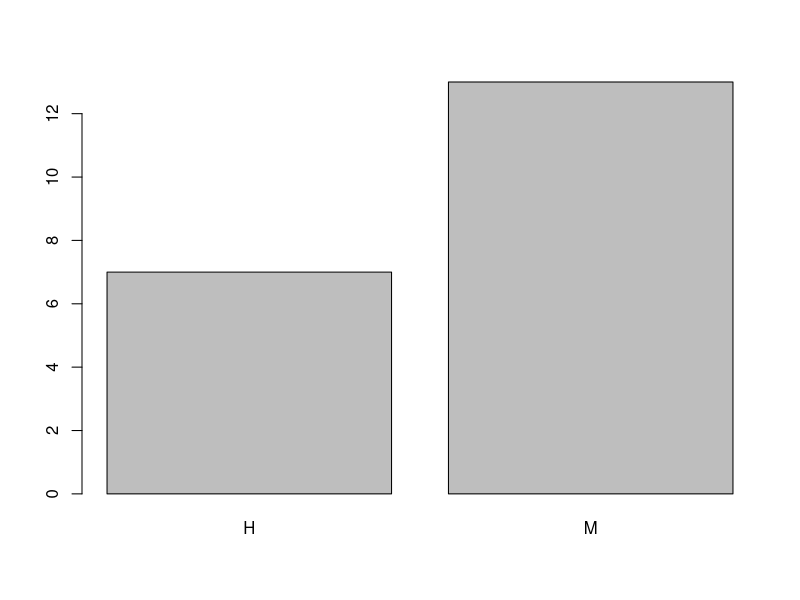
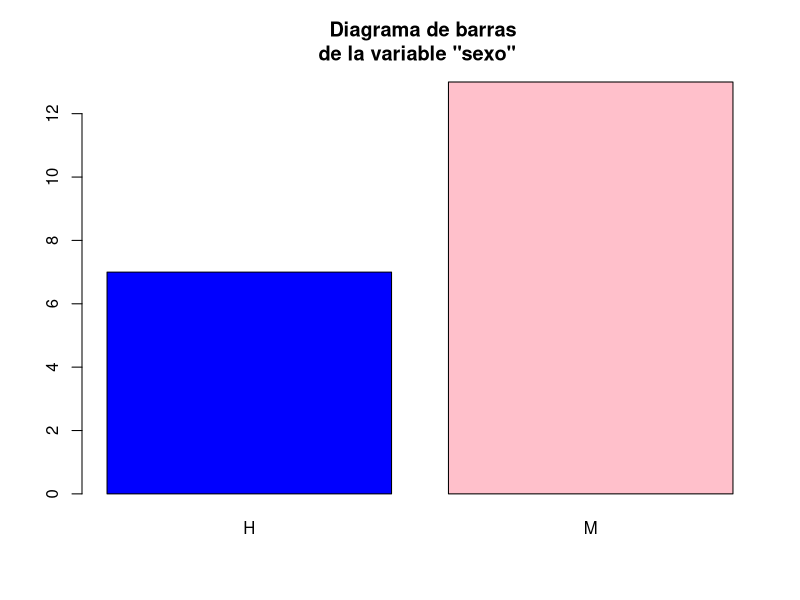
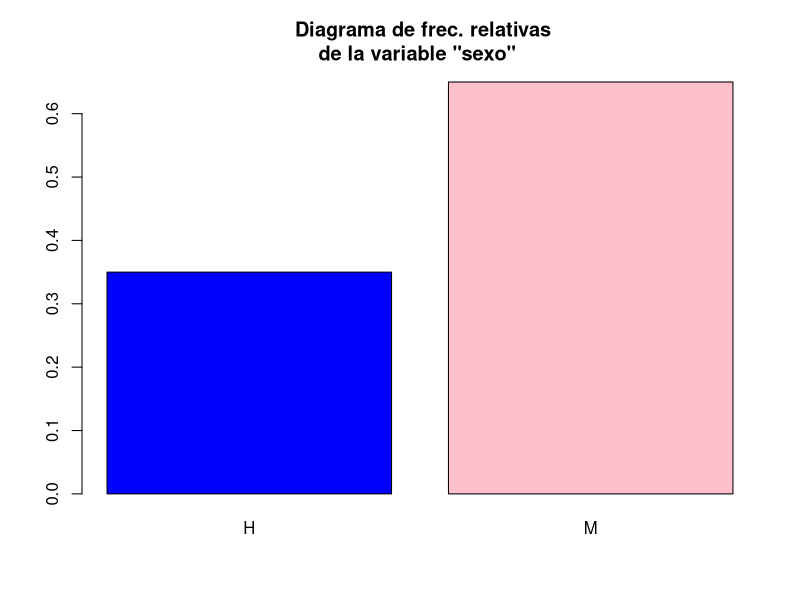
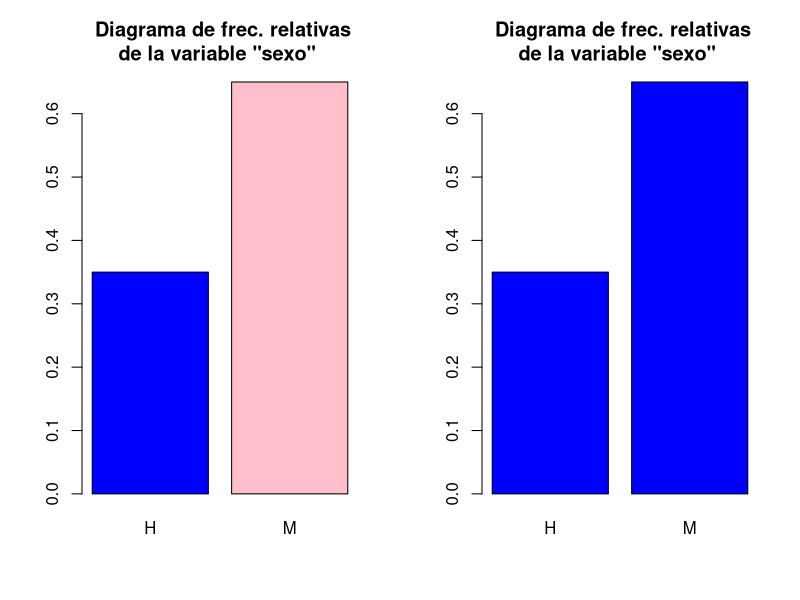
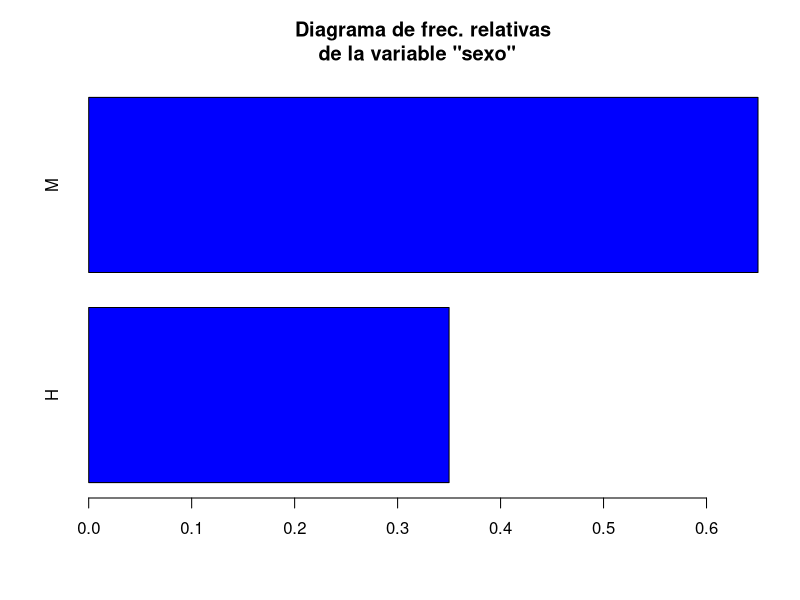
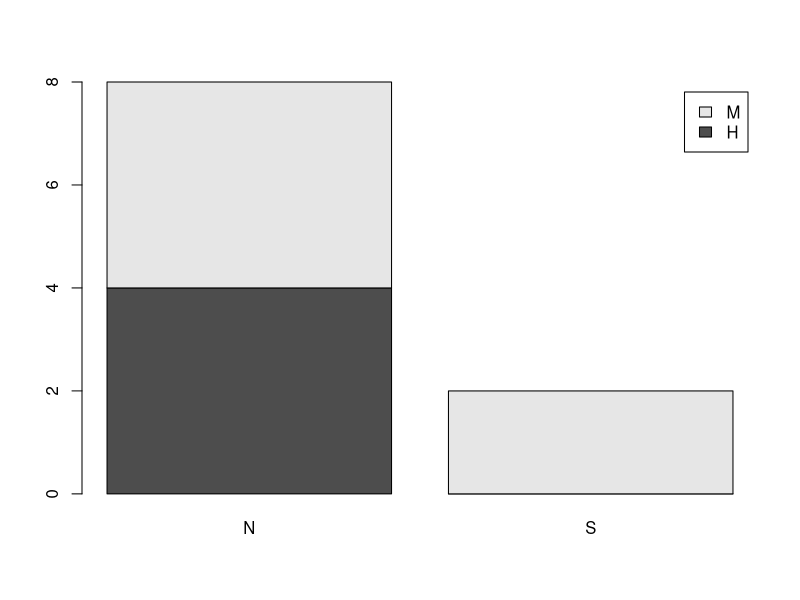
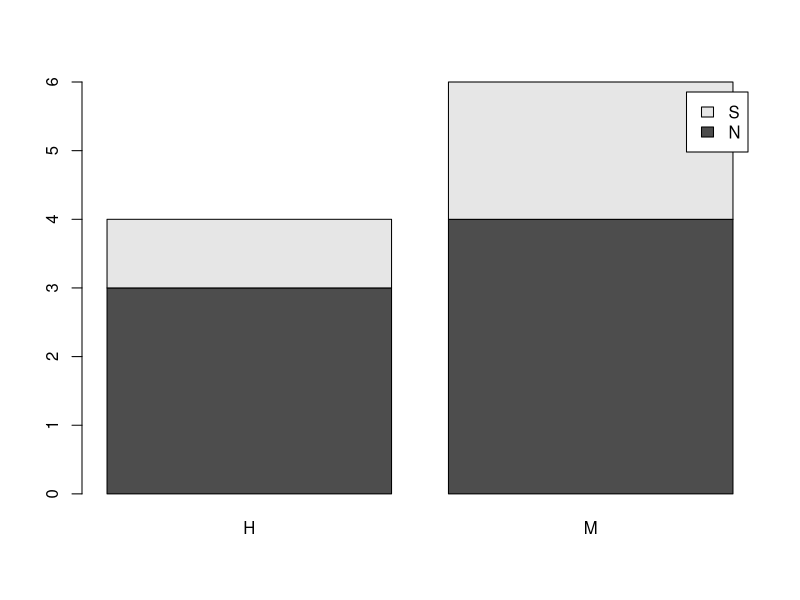
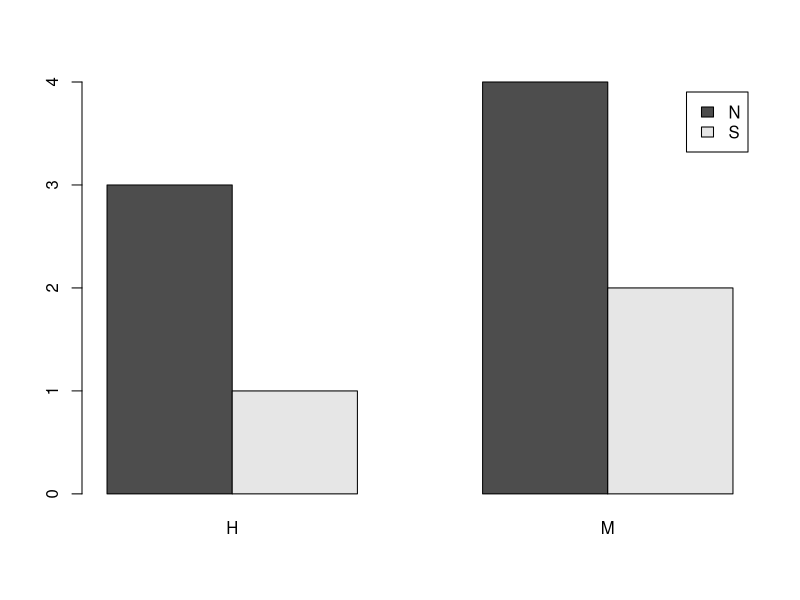

These figures' R source, in order:
## ---- chunk 1
sexo = sample(c("H","M"), size = 20 ,replace = T)

barplot(table(sexo))
## ---- chunk 2

barplot(table(sexo), col = c("blue", "pink"), main ="  Diagrama de barras \n de la variable \"sexo\"  ")

## ---- chunk 3


barplot(prop.table(table(sexo)), col = c("blue", "pink"), main ="  Diagrama de frec. relativas \n de la variable \"sexo\"  ")

## ---- chunk 4
par(mfrow = c(1,2))

barplot(prop.table(table(sexo)), col = c("blue", "pink"), main ="  Diagrama de frec. relativas \n de la variable \"sexo\"  ")
barplot(prop.table(table(sexo)), col = c("blue"), main ="  Diagrama de frec. relativas \n de la variable \"sexo\"  ")

par(mfrow = c(1,1))
## ---- chunk 5

barplot(prop.table(table(sexo)),horiz = T, col = c("blue"), main ="  Diagrama de frec. relativas \n de la variable \"sexo\"  ")
## ---- chunk 6
resp = sample(c("S","N"), size = 10, replace = TRUE )
sexo = sample(c("H","M"), size = 10, replace = TRUE )

t = table(sexo,resp)

barplot(t, legend.text = T)


## ---- chunk 7
resp = sample(c("S","N"), size = 10, replace = TRUE )
sexo = sample(c("H","M"), size = 10, replace = TRUE )

t = table(resp,sexo)

barplot(t, legend.text = T)


## ---- chunk 8
barplot(t, beside = T, legend.text = T)
## ---- chunk 9
barplot(t, beside = T, 
        #VER COMO SE REPITEN COLORES
        col = c("yellow", "pink", "blue") ,
        #RENOMBRE DE SEGUNDA VARIABLE
        names = c("Men", "Women") ,
        #RENOMBRE DE PRIMERA VARIABLE
        legend.text = c("NO","YES"))




